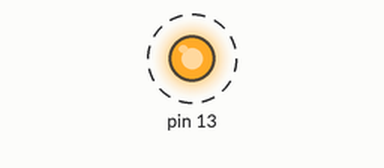
The sketch below on a simulated Arduino Uno, built with avr-gcc and run on an emulated ATmega328P. On the bench: output pins drawn as LEDs (lit = HIGH). Dashed ring = blinking.

Above: at 0.5 s.
Timing chart, 0 to 4.6 s (numbered marks = the images above):
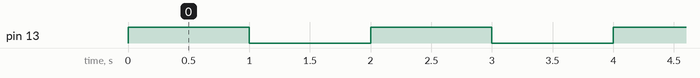

Measured:
- by itself, pin 13: alternates HIGH for 1.0 s and LOW for 1.0 s

The sketch:

LED_test.ino
```cpp
/*
Test for checking if deploying to Teensy board is working.
Should cause a blinking orange LED on the corner of the Teensy board.
*/

#include "config.h"

void setup() {
    pinMode(pins::cpuLed, OUTPUT);
}

void loop() {
    digitalWrite(pins::cpuLed, HIGH);   // sets the LED on
    delay(1000);                  // waits for a second
    digitalWrite(pins::cpuLed, LOW);    // sets the LED off
    delay(1000);                  // waits for a second
}
```
